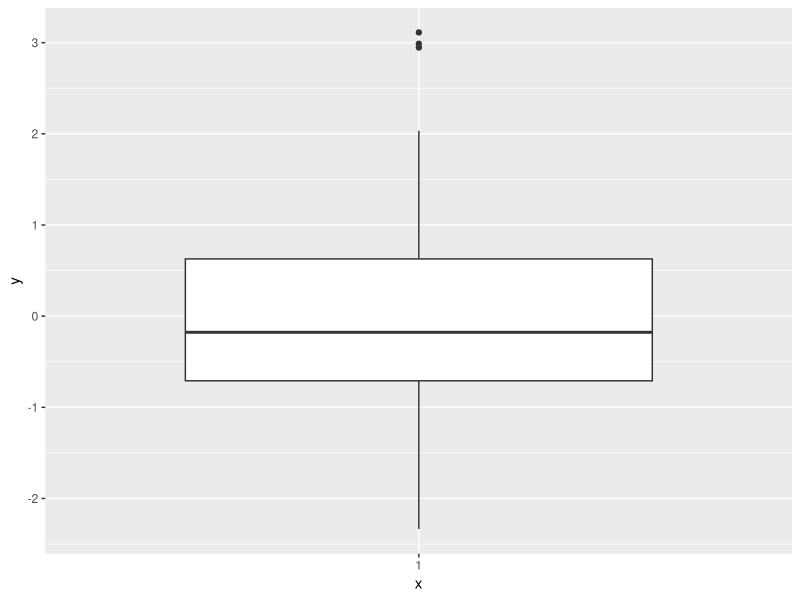
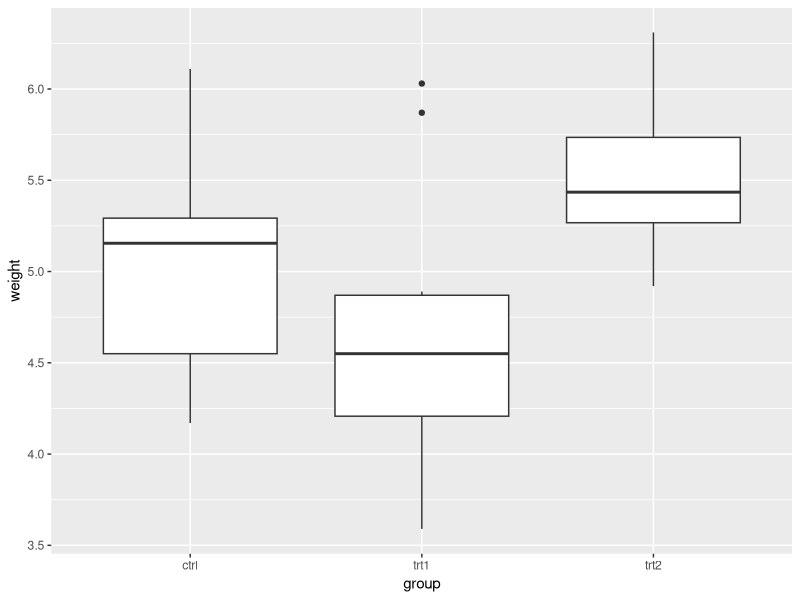
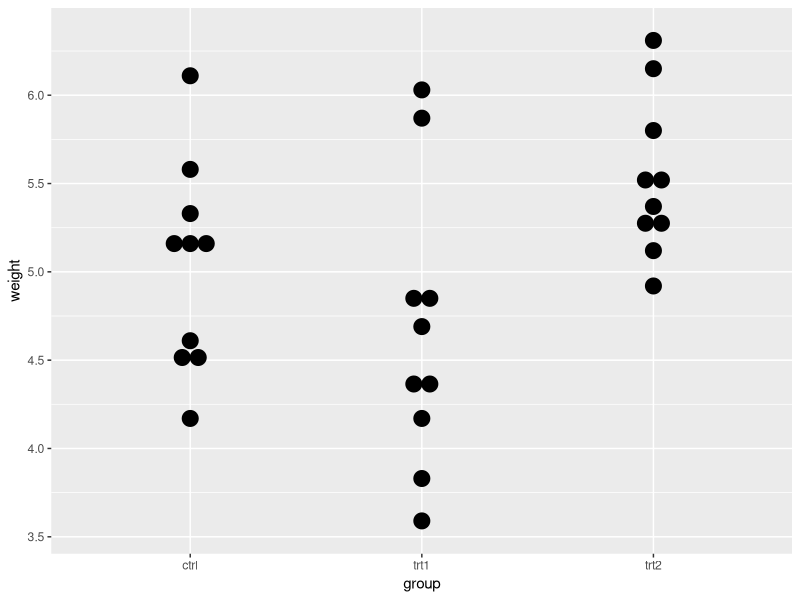
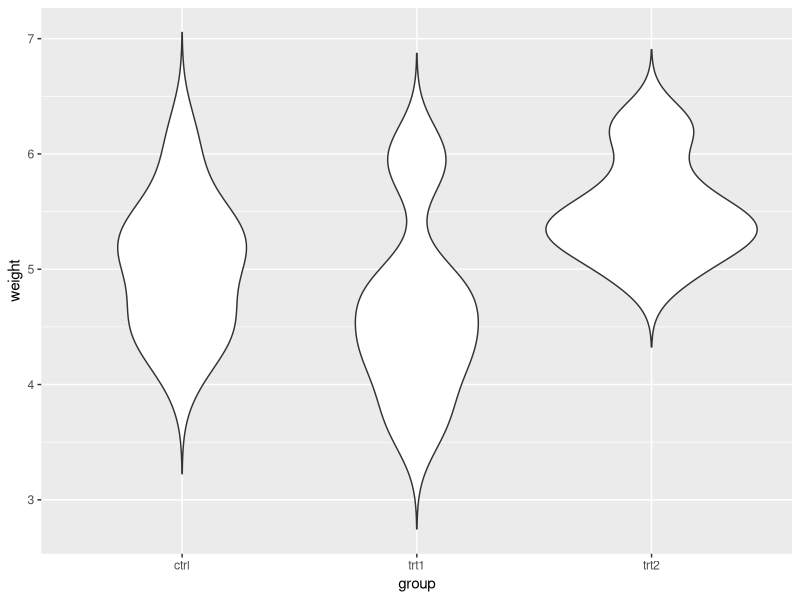
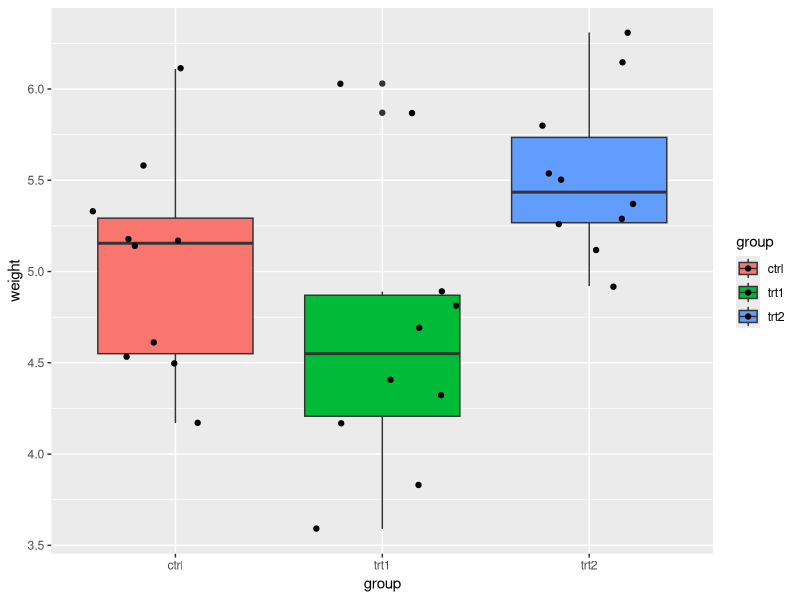
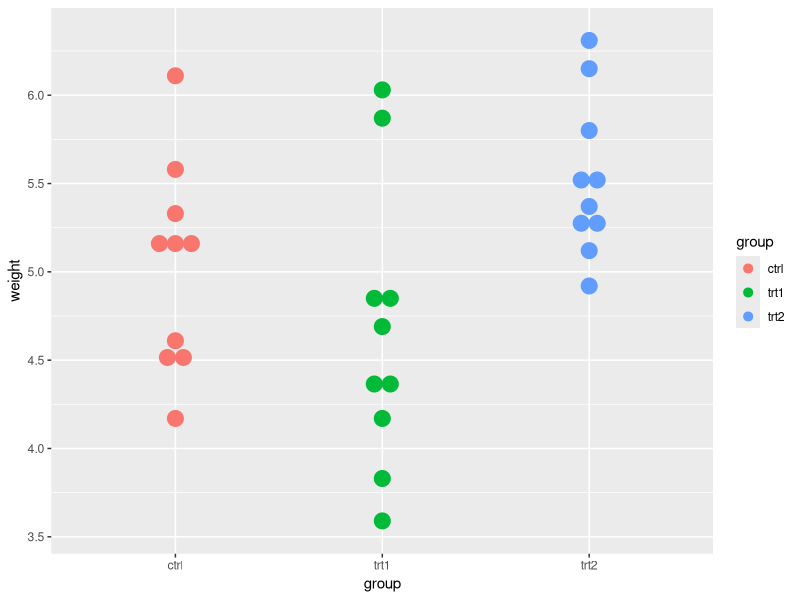

These figures' R source, in order:
# ggplot2 (4)

library(ggplot2)

head(PlantGrowth)

# Basic box plot from a numeric vector
x <- "1"
y <- rnorm(100)
qplot(x, y, geom="boxplot")

# Basic box plot from data frame
qplot(group, weight, data = PlantGrowth, 
      geom=c("boxplot"))

# Dot plot
qplot(group, weight, data = PlantGrowth, geom=c("dotplot"), stackdir = "center", binaxis = "y")

# Violin plot
qplot(group, weight, data = PlantGrowth, geom=c("violin"), trim = FALSE)

# Box plot from a data frame

# Add jitter and change fill color by group
qplot(group, weight, data = PlantGrowth, geom=c("boxplot", "jitter"), fill = group)

# Dot plot
qplot(group, weight, data = PlantGrowth, geom = "dotplot", stackdir = "center", binaxis = "y", color = group, fill = group)
